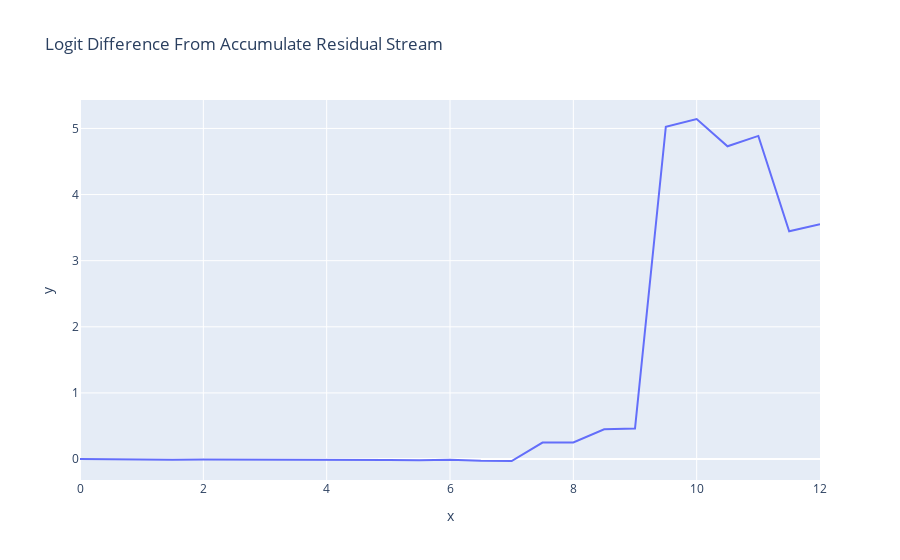

Notebook code cell kept with this figure:
### Markdown cell above
Fascinatingly, we see that the model is utterly unable to do the task until layer 7, almost all performance comes from attention layer 9, and performance actually *decreases* from there.

**Note:** Hover over each data point to see what residual stream position it's from!

<details> <summary>Details on `accumulated_resid`</summary>
**Key:** `n_pre` means the residual stream at the start of layer n, `n_mid` means the residual stream after the attention part of layer n (`n_post` is the same as `n+1_pre` so is not included)

* `layer` is the layer for which we input the residual stream (this is used to identify *which* layer norm scaling factor we want)
* `incl_mid` is whether to include the residual stream in the middle of a layer, ie after attention & before MLP
* `pos_slice` is the subset of the positions used. See `utils.Slice` for details on the syntax.
* return_labels is whether to return the labels for each component returned (useful for plotting)
</details>

### Code cell
accumulated_residual, labels = cache.accumulated_resid(
    layer=-1, incl_mid=True, pos_slice=-1, return_labels=True
)
logit_lens_logit_diffs = residual_stack_to_logit_diff(accumulated_residual, cache)
line(
    logit_lens_logit_diffs,
    x=np.arange(model.cfg.n_layers * 2 + 1) / 2,
    hover_name=labels,
    title="Logit Difference From Accumulate Residual Stream",
)

### Figure 1 — Plotly figure (JSON) as saved in the notebook; plotly's stock layout.template omitted (floating-point values rounded to 4 significant figures)
{"data": [{"hovertemplate": "<b>%{hovertext}</b><br><br>x=%{x}<br>y=%{y}<extra></extra>", "hovertext": ["0_pre", "0_mid", "1_pre", "1_mid", "2_pre", "2_mid", "3_pre", "3_mid", "4_pre", "4_mid", "5_pre", "5_mid", "6_pre", "6_mid", "7_pre", "7_mid", "8_pre", "8_mid", "9_pre", "9_mid", "10_pre", "10_mid", "11_pre", "11_mid", "final_post"], "legendgroup": "", "line": {"color": "#636efa", "dash": "solid"}, "marker": {"symbol": "circle"}, "mode": "lines", "name": "", "orientation": "v", "showlegend": false, "type": "scatter", "x": [0, 0.5, 1, 1.5, 2, 2.5, 3, 3.5, 4, 4.5, 5, 5.5, 6, 6.5, 7, 7.5, 8, 8.5, 9, 9.5, 10, 10.5, 11, 11.5, 12], "xaxis": "x", "y": [1.294e-05, -0.006643, -0.007525, -0.009076, -0.008737, -0.008685, -0.00648, -0.00794, -0.009662, -0.0151, -0.01419, -0.01993, -0.009124, -0.0273, -0.02985, 0.2497, 0.2506, 0.4501, 0.46, 5.025, 5.143, 4.731, 4.887, 3.445, 3.552], "yaxis": "y"}], "layout": {"legend": {"tracegroupgap": 0}, "title": {"text": "Logit Difference From Accumulate Residual Stream"}, "xaxis": {"anchor": "y", "domain": [0, 1], "title": {"text": "x"}}, "yaxis": {"anchor": "x", "domain": [0, 1], "title": {"text": "y"}}}}
